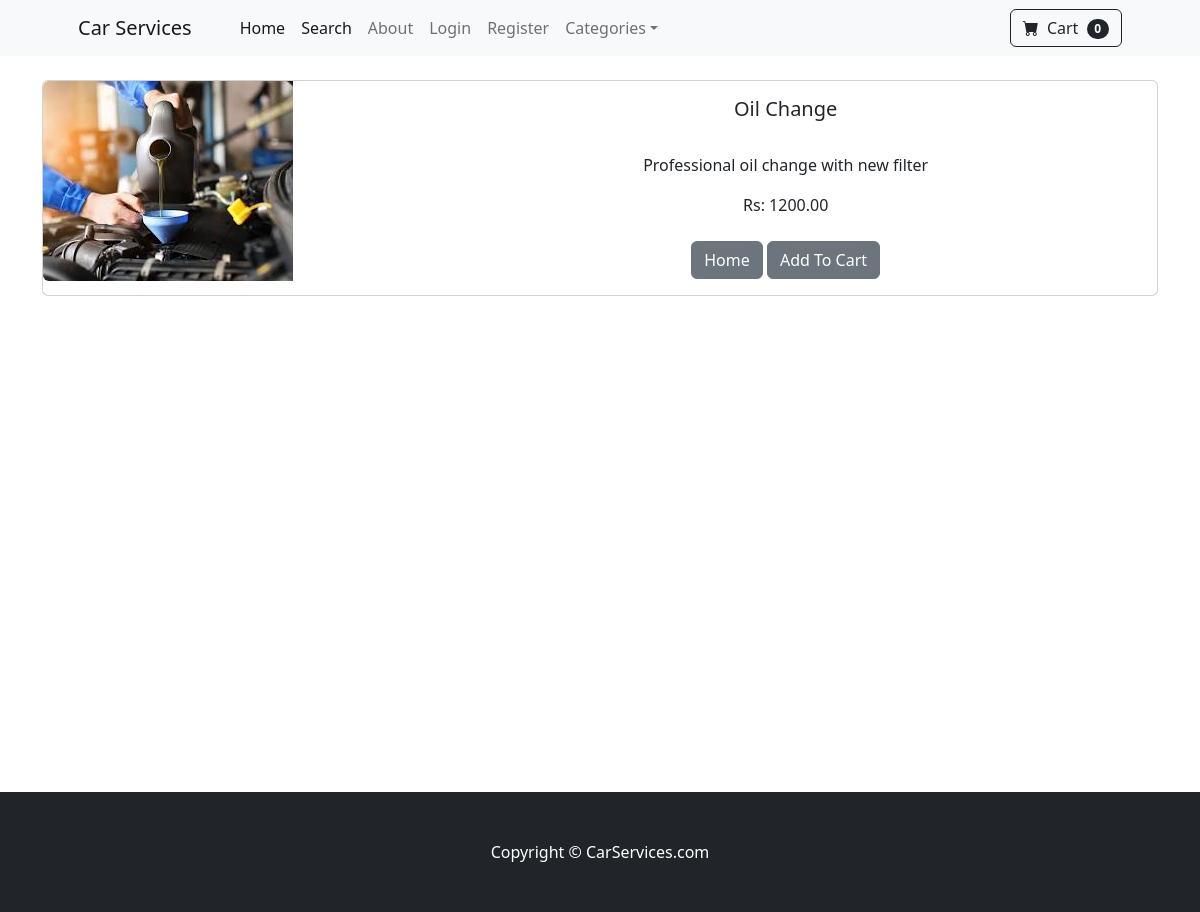
The app's page /product/2 with its own data.
### store/models.py (models this page shows, shortened)
class Product(models.Model):
    name = models.CharField(max_length=100)
    price = models.DecimalField(default=0, decimal_places=2, max_digits=6)
    category = models.ForeignKey(Category, on_delete=models.CASCADE, default=1)
    description = models.CharField(max_length=250, default='', blank=True, null=True)
    image = models.ImageField(upload_to='uploads/product/')
    is_sale = models.BooleanField(default=False)
    sale_price = models.DecimalField(default=0, decimal_places=2, max_digits=6)

### store/views.py (the view)
# urls.py: path('product/<int:pk>', views.product, name='product'),
def product(request,pk):
	product = Product.objects.get(id=pk)
	return render(request, 'product.html', {'product':product})

### cart/cart.py (called while the page is built)
	def __len__(self):
		return len(self.cart)

### cart/context_processors.py (called while the page is built)
def cart(request):
	return {'cart': Cart(request)}

### store/templates/product.html (shortened to what this page needs)
{% extends 'base.html' %}
{% block content %}
<div class="container">
  <br />
  <div class="card mb-3">
    <div class="row g-0">
      <div class="col-md-4">
        <img src="{{ product.image.url }}" class="img-fluid rounded-start" alt="...">
      </div>
      <div class="col-md-8">
        <div class="card-body">
          <center>
            <h5 class="card-title">{{ product.name }}</h5>
            <br />
            <p class="card-text justified">{{ product.description }}</p>
            {% if product.is_sale %}
            <div class="d-flex justify-content-center small text-warning mb-2">
              <div class="bi-star-fill"></div>
              &nbsp;&nbsp;Sale!&nbsp;&nbsp;
              <div class="bi-star-fill"></div>
            </div>
            <strike>
              Rs: {{ product.price }}
            </strike>
            &nbsp;
            Rs: {{ product.sale_price }}
            {% else %}
            Rs: {{ product.price }}
            {% endif %}
            <br /><br />
            <a href="{% url 'home'%}" class="btn btn-secondary">Home</a>
            <button type="button" value="{{ product.id }}" class="btn btn-secondary" id="add-cart">Add To Cart</button>
          </center>
        </div>
      </div>
    </div>
  </div>
</div>
<br /><br /><br /><br /><br /><br /><br /><br /><br /><br /><br /><br /><br /><br /><br /><br /><br /><br /><br /><br />
{% endblock %}

### records on screen
Product: image (picture), name "Oil Change", description "Professional oil change with new filter", price "1200.00"

### other values on screen
{{ cart|length }} "0"
